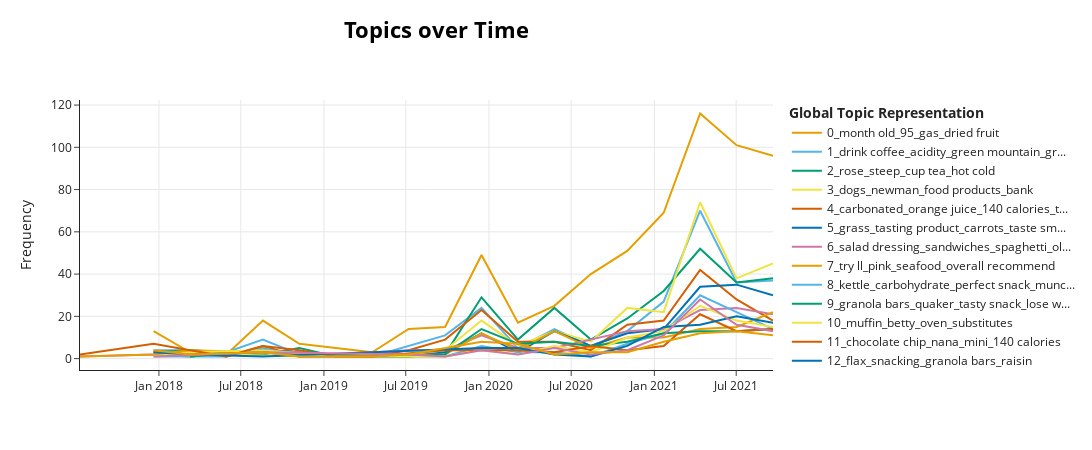

Here is the notebook cell this chart was saved with:
### Code cell
topics_over_time = model.topic_model.topics_over_time(docs=train.text, 
                                                timestamps=train.date, 
                                                global_tuning=True, 
                                                evolution_tuning=True, 
                                                nr_bins=20)
model.topic_model.visualize_topics_over_time(topics_over_time, top_n_topics=15)

### Figure 1 — Plotly figure (JSON) as saved in the notebook; plotly's stock layout.template omitted (floating-point values rounded to 4 significant figures)
{"data": [{"hoverinfo": "text", "hovertext": ["<b>Topic 0</b><br>Words: 10 years, disappeared, purchased amazon, surprisingly good, tasting like", "<b>Topic 0</b><br>Words: snacking, month old, 95, gas, dried fruit", "<b>Topic 0</b><br>Words: high price, month old, 95, gas, dried fruit", "<b>Topic 0</b><br>Words: delicious definitely, cheaper amazon, healthy snacks, did research, dried fruit", "<b>Topic 0</b><br>Words: bit expensive, dried fruit, candies, 95, gas", "<b>Topic 0</b><br>Words: candies, month old, 95, gas, dried fruit", "<b>Topic 0</b><br>Words: month old, 95, gas, dried fruit, wal", "<b>Topic 0</b><br>Words: associated, cane sugar, resist, carbohydrate, candies", "<b>Topic 0</b><br>Words: risk, 48, healthy low, recommend like, melts", "<b>Topic 0</b><br>Words: enjoys, birthday, brother, roll, buy store", "<b>Topic 0</b><br>Words: cheapest, regular price, digestion, floor, dried fruit", "<b>Topic 0</b><br>Words: slow, boys, 44, eat bag, healthy snacks", "<b>Topic 0</b><br>Words: reordered, 50 cents, nice size, healthy snacks, coupons", "<b>Topic 0</b><br>Words: wholesale, make nice, store great, ounce bags, product love", "<b>Topic 0</b><br>Words: pecans, wrap, flavor best, raisins, opened box", "<b>Topic 0</b><br>Words: 95, time ordered, coupon, month old, btw", "<b>Topic 0</b><br>Words: month old, lids, pound bag, opened box, chunky", "<b>Topic 0</b><br>Words: healthy tasty, wal, coupon, tree, peas"], "marker": {"color": "#E69F00"}, "mode": "lines", "name": "0_month old_95_gas_dried fruit", "type": "scatter", "x": ["2017-12-20T04:48:00", "2018-03-10T19:12:00", "2018-05-30T09:36:00", "2018-08-19T00:00:00", "2018-11-07T14:24:00", "2019-01-27T04:48:00", "2019-04-17T19:12:00", "2019-07-07T09:36:00", "2019-09-26T00:00:00", "2019-12-15T14:24:00", "2020-03-05T04:48:00", "2020-05-24T19:12:00", "2020-08-13T09:36:00", "2020-11-02T00:00:00", "2021-01-21T14:24:00", "2021-04-12T04:48:00", "2021-07-01T19:12:00", "2021-09-20T09:36:00"], "y": [13, 3, 2, 18, 7, 5, 3, 14, 15, 49, 17, 25, 40, 51, 69, 116, 101, 96]}, {"hoverinfo": "text", "hovertext": ["<b>Topic 1</b><br>Words: runny, decaf, drink coffee, acidity, green mountain", "<b>Topic 1</b><br>Words: select, acidity, drink coffee, community, freshly", "<b>Topic 1</b><br>Words: drink coffee, acidity, green mountain, creamer, grind", "<b>Topic 1</b><br>Words: drip, particular flavor, coupon, grind, creamer", "<b>Topic 1</b><br>Words: store great, quit, drink coffee, acidity, green mountain", "<b>Topic 1</b><br>Words: drink coffee, drip, acidity, green mountain, creamer", "<b>Topic 1</b><br>Words: drink coffee, community, drip, acidity, green mountain", "<b>Topic 1</b><br>Words: products ve, drink coffee, acidity, green mountain, grind", "<b>Topic 1</b><br>Words: powdery, balanced, wonderful flavor, cup tea, labeled", "<b>Topic 1</b><br>Words: jump, writing review, fair trade, good cup, nice taste", "<b>Topic 1</b><br>Words: make cup, acidity, batches, drink coffee, green mountain", "<b>Topic 1</b><br>Words: calories fat, wonderful flavor, creamer, splenda, drink coffee", "<b>Topic 1</b><br>Words: chemical taste, product love, plastic bag, different flavors, sip", "<b>Topic 1</b><br>Words: different brands, decaf, expect taste, mornings, newman", "<b>Topic 1</b><br>Words: darker, green mountain, flavor rich, recommend buying, degrees", "<b>Topic 1</b><br>Words: community, drink coffee, creamer, odor, regular price", "<b>Topic 1</b><br>Words: community, acidity, bodied, drink coffee, green mountain", "<b>Topic 1</b><br>Words: drip, grind, fair price, mornings, hearing"], "marker": {"color": "#56B4E9"}, "mode": "lines", "name": "1_drink coffee_acidity_green mountain_gr...", "type": "scatter", "x": ["2017-12-20T04:48:00", "2018-03-10T19:12:00", "2018-05-30T09:36:00", "2018-08-19T00:00:00", "2018-11-07T14:24:00", "2019-01-27T04:48:00", "2019-04-17T19:12:00", "2019-07-07T09:36:00", "2019-09-26T00:00:00", "2019-12-15T14:24:00", "2020-03-05T04:48:00", "2020-05-24T19:12:00", "2020-08-13T09:36:00", "2020-11-02T00:00:00", "2021-01-21T14:24:00", "2021-04-12T04:48:00", "2021-07-01T19:12:00", "2021-09-20T09:36:00"], "y": [4, 4, 3, 9, 2, 2, 1, 6, 11, 24, 5, 14, 6, 13, 27, 70, 36, 37]}, {"hoverinfo": "text", "hovertext": ["<b>Topic 2</b><br>Words: product comes, good fresh, usually use, english, rose", "<b>Topic 2</b><br>Words: rose, hearing, phase, use good, gallon", "<b>Topic 2</b><br>Words: rose, steep, cup tea, hot cold, sip", "<b>Topic 2</b><br>Words: evening, rose, steep, cup tea, hot cold", "<b>Topic 2</b><br>Words: boiling, rose, steep, cup tea, grass", "<b>Topic 2</b><br>Words: rose, steep, cup tea, sip, earthy", "<b>Topic 2</b><br>Words: evening, rose, steep, cup tea, hot cold", "<b>Topic 2</b><br>Words: noticeable, cup tea, drink great, english, smoothies", "<b>Topic 2</b><br>Words: hawaiian, snob, moment, visiting, ratio", "<b>Topic 2</b><br>Words: doesnt, peaches, price time, flavor excellent, cup tea", "<b>Topic 2</b><br>Words: pressure, hot cold, worth penny, skip, steep", "<b>Topic 2</b><br>Words: guest, tasting like, cup tea, hot cold, drops", "<b>Topic 2</b><br>Words: boiling, flavorings, afghanistan, smells wonderful, fair price", "<b>Topic 2</b><br>Words: dust, cup tea, hot cold, kind like, earthy", "<b>Topic 2</b><br>Words: root, rose, quit, sip, cup tea", "<b>Topic 2</b><br>Words: cold water, steep, rose, sickly sweet, dissolves"], "marker": {"color": "#009E73"}, "mode": "lines", "name": "2_rose_steep_cup tea_hot cold", "type": "scatter", "x": ["2017-12-20T04:48:00", "2018-03-10T19:12:00", "2018-08-19T00:00:00", "2018-11-07T14:24:00", "2019-01-27T04:48:00", "2019-07-07T09:36:00", "2019-09-26T00:00:00", "2019-12-15T14:24:00", "2020-03-05T04:48:00", "2020-05-24T19:12:00", "2020-08-13T09:36:00", "2020-11-02T00:00:00", "2021-01-21T14:24:00", "2021-04-12T04:48:00", "2021-07-01T19:12:00", "2021-09-20T09:36:00"], "y": [3, 4, 2, 5, 1, 2, 2, 29, 9, 24, 9, 19, 32, 52, 36, 38]}, {"hoverinfo": "text", "hovertext": ["<b>Topic 3</b><br>Words: bites, newman, healthy food, country, bank", "<b>Topic 3</b><br>Words: pink, newman, food products, animal, peas", "<b>Topic 3</b><br>Words: pronounce, minimum, dogs, newman, food products", "<b>Topic 3</b><br>Words: dogs, newman, food products, country, used buy", "<b>Topic 3</b><br>Words: alike, amazon sells, swallow, specialty, eat bag", "<b>Topic 3</b><br>Words: wholesome, newman, food products, animal, peas", "<b>Topic 3</b><br>Words: newman, hell, food products, adult, years tried", "<b>Topic 3</b><br>Words: gas, granted, lead, dogs, newman", "<b>Topic 3</b><br>Words: newman, weather, wouldn eat, digestion, farms", "<b>Topic 3</b><br>Words: younger, miles, minimum, healthy food, pound bag", "<b>Topic 3</b><br>Words: country, food products, blueberries, newman, pocket", "<b>Topic 3</b><br>Words: reading reviews, dogs, noticeably, encountered, make healthy", "<b>Topic 3</b><br>Words: promise, dogs, food products, ill, bank", "<b>Topic 3</b><br>Words: companies, failure, floor, used buy, newman", "<b>Topic 3</b><br>Words: peas, dogs, didn realize, holes, newman"], "marker": {"color": "#F0E442"}, "mode": "lines", "name": "3_dogs_newman_food products_bank", "type": "scatter", "x": ["2017-12-20T04:48:00", "2018-03-10T19:12:00", "2018-05-30T09:36:00", "2018-11-07T14:24:00", "2019-07-07T09:36:00", "2019-09-26T00:00:00", "2019-12-15T14:24:00", "2020-03-05T04:48:00", "2020-05-24T19:12:00", "2020-08-13T09:36:00", "2020-11-02T00:00:00", "2021-01-21T14:24:00", "2021-04-12T04:48:00", "2021-07-01T19:12:00", "2021-09-20T09:36:00"], "y": [2, 1, 2, 1, 2, 4, 18, 6, 13, 8, 24, 22, 74, 38, 45]}, {"hoverinfo": "text", "hovertext": ["<b>Topic 4</b><br>Words: cheaper just, surprisingly good, carbonated, orange juice, 140 calories", "<b>Topic 4</b><br>Words: eat like, best way, orange juice, 140 calories, tang", "<b>Topic 4</b><br>Words: different tastes, 8oz, carbonated, orange juice, beverage", "<b>Topic 4</b><br>Words: best deal, amazon just, whey, quality great, orange juice", "<b>Topic 4</b><br>Words: carbonated, orange juice, 140 calories, tang, fewer", "<b>Topic 4</b><br>Words: carbonated, orange juice, 140 calories, tang, fewer", "<b>Topic 4</b><br>Words: pace, tasty nice, carbonated, orange juice, artificial flavors", "<b>Topic 4</b><br>Words: carbonated, drink great, price little, 34, sip", "<b>Topic 4</b><br>Words: carbonated, particular flavor, does contain, vine program, ve fan", "<b>Topic 4</b><br>Words: particular flavor, nectar, makes nice, faint, swallow", "<b>Topic 4</b><br>Words: expect taste, replaced, nice taste, peaches, orange juice", "<b>Topic 4</b><br>Words: requirement, sip, carbonated, orange juice, artificial flavors", "<b>Topic 4</b><br>Words: ll stick, beverage, 140, carbonated, sampled", "<b>Topic 4</b><br>Words: carbonated, surprised taste, class, tang, carbohydrates", "<b>Topic 4</b><br>Words: orange juice, carbonated, artificial flavors, gallon, 140 calories", "<b>Topic 4</b><br>Words: carbonated, orange juice, make nice, tang, smoother", "<b>Topic 4</b><br>Words: orange juice, tang, sampled, carbonated, high calories"], "marker": {"color": "#D55E00"}, "mode": "lines", "name": "4_carbonated_orange juice_140 calories_t...", "type": "scatter", "x": ["2017-12-20T04:48:00", "2018-03-10T19:12:00", "2018-05-30T09:36:00", "2018-08-19T00:00:00", "2018-11-07T14:24:00", "2019-04-17T19:12:00", "2019-07-07T09:36:00", "2019-09-26T00:00:00", "2019-12-15T14:24:00", "2020-03-05T04:48:00", "2020-05-24T19:12:00", "2020-08-13T09:36:00", "2020-11-02T00:00:00", "2021-01-21T14:24:00", "2021-04-12T04:48:00", "2021-07-01T19:12:00", "2021-09-20T09:36:00"], "y": [3, 3, 1, 6, 1, 1, 4, 9, 23, 8, 8, 4, 16, 18, 42, 28, 18]}, {"hoverinfo": "text", "hovertext": ["<b>Topic 5</b><br>Words: price little, smoothies, grass, tasting product, carrots", "<b>Topic 5</b><br>Words: amazon really, tempted, bought brand, brother, grass", "<b>Topic 5</b><br>Words: flavor rich, grass, tasting product, carrots, taste smooth", "<b>Topic 5</b><br>Words: chemical taste, grass, tasting product, carrots, taste smooth", "<b>Topic 5</b><br>Words: product used, competitive, grass, tasting product, carrots", "<b>Topic 5</b><br>Words: boys, earthy, fragrance, shelf life, local health", "<b>Topic 5</b><br>Words: price time, ll like, grass, carrots, taste smooth", "<b>Topic 5</b><br>Words: carrots, like maybe, timely manner, different brands, peas", "<b>Topic 5</b><br>Words: obvious, rinse, grass, tasting product, carrots", "<b>Topic 5</b><br>Words: time ordered, product comes, adding water, thought good, clumps", "<b>Topic 5</b><br>Words: taste smooth, row, carrots, does contain, tasty sweet", "<b>Topic 5</b><br>Words: tasting product, grass, able buy, bakery, preparing", "<b>Topic 5</b><br>Words: taste smooth, 50 cents, smells wonderful, particular flavor, thank goodness", "<b>Topic 5</b><br>Words: thought good, expect taste, different tastes, exceptional, substitutes"], "marker": {"color": "#0072B2"}, "mode": "lines", "name": "5_grass_tasting product_carrots_taste sm...", "type": "scatter", "x": ["2018-03-10T19:12:00", "2018-08-19T00:00:00", "2019-04-17T19:12:00", "2019-07-07T09:36:00", "2019-09-26T00:00:00", "2019-12-15T14:24:00", "2020-03-05T04:48:00", "2020-05-24T19:12:00", "2020-08-13T09:36:00", "2020-11-02T00:00:00", "2021-01-21T14:24:00", "2021-04-12T04:48:00", "2021-07-01T19:12:00", "2021-09-20T09:36:00"], "y": [1, 4, 1, 1, 3, 12, 3, 13, 6, 12, 14, 34, 35, 30]}, {"hoverinfo": "text", "hovertext": ["<b>Topic 6</b><br>Words: 110, carbohydrate, orange juice, salad dressing, sandwiches", "<b>Topic 6</b><br>Words: salad dressing, salsa, sandwiches, pace, taste hot", "<b>Topic 6</b><br>Words: salad dressing, sandwiches, pace, taste hot, calories serving", "<b>Topic 6</b><br>Words: salad dressing, salsa, sandwiches, taste hot, calories serving", "<b>Topic 6</b><br>Words: salad dressing, sandwiches, pace, taste hot, calories serving", "<b>Topic 6</b><br>Words: salad dressing, salsa, sandwiches, taste hot, dipping", "<b>Topic 6</b><br>Words: dipping, rolls, thai, salad dressing, salsa", "<b>Topic 6</b><br>Words: pulled, favorite flavors, rep, salad dressing, herbs", "<b>Topic 6</b><br>Words: herbs, tuna, salad dressing, pace, taste hot", "<b>Topic 6</b><br>Words: burn, like use, salad dressing, olive oil, herbs", "<b>Topic 6</b><br>Words: afghanistan, summary, smoky, 110, salad dressing", "<b>Topic 6</b><br>Words: disappoint, calories serving, writing review, 110, btw", "<b>Topic 6</b><br>Words: salad dressing, olive oil, smoky, health conscious, try product", "<b>Topic 6</b><br>Words: japan, taste hot, salad dressing, recommend like, clumps", "<b>Topic 6</b><br>Words: sandwiches, salad dressing, shaped, excellent flavor, good things"], "marker": {"color": "#CC79A7"}, "mode": "lines", "name": "6_salad dressing_sandwiches_spaghetti_ol...", "type": "scatter", "x": ["2017-07-10T09:18:43.200000", "2017-12-20T04:48:00", "2018-03-10T19:12:00", "2018-08-19T00:00:00", "2019-01-27T04:48:00", "2019-07-07T09:36:00", "2019-09-26T00:00:00", "2019-12-15T14:24:00", "2020-03-05T04:48:00", "2020-05-24T19:12:00", "2020-11-02T00:00:00", "2021-01-21T14:24:00", "2021-04-12T04:48:00", "2021-07-01T19:12:00", "2021-09-20T09:36:00"], "y": [1, 2, 1, 4, 2, 4, 4, 11, 5, 5, 13, 14, 23, 24, 21]}, {"hoverinfo": "text", "hovertext": ["<b>Topic 7</b><br>Words: beef, tuna, try ll, caught, pink", "<b>Topic 7</b><br>Words: think good, tuna, beef, try ll, caught", "<b>Topic 7</b><br>Words: 12 ounces, beef, tuna, try ll, caught", "<b>Topic 7</b><br>Words: eat plain, use regular, tuna, beef, caught", "<b>Topic 7</b><br>Words: totally worth, beef, tuna, try ll, pink", "<b>Topic 7</b><br>Words: olive oil, tuna, try ll, caught, pink", "<b>Topic 7</b><br>Words: continue buy, tuna, beef, try ll, caught", "<b>Topic 7</b><br>Words: pouring, eat bag, calories serving, tasty snack, tuna", "<b>Topic 7</b><br>Words: tuna, beef, try ll, caught, olive oil", "<b>Topic 7</b><br>Words: beef, crap, try ll, replaced, price really", "<b>Topic 7</b><br>Words: resist, seafood, consumer, try ll, pink", "<b>Topic 7</b><br>Words: tuna, beef, amazon better, soooo, trips", "<b>Topic 7</b><br>Words: anti, clumps, goes long, lead, coast", "<b>Topic 7</b><br>Words: flavor excellent, water add, able purchase, weather, miles", "<b>Topic 7</b><br>Words: tuna, shipments, overall recommend, caught, great products", "<b>Topic 7</b><br>Words: afghanistan, seafood, perfect snack, product love, coupon"], "marker": {"color": "#E69F00"}, "mode": "lines", "name": "7_try ll_pink_seafood_overall recommend", "type": "scatter", "x": ["2017-07-10T09:18:43.200000", "2017-12-20T04:48:00", "2018-03-10T19:12:00", "2018-08-19T00:00:00", "2018-11-07T14:24:00", "2019-07-07T09:36:00", "2019-09-26T00:00:00", "2019-12-15T14:24:00", "2020-03-05T04:48:00", "2020-05-24T19:12:00", "2020-08-13T09:36:00", "2020-11-02T00:00:00", "2021-01-21T14:24:00", "2021-04-12T04:48:00", "2021-07-01T19:12:00", "2021-09-20T09:36:00"], "y": [1, 2, 4, 3, 1, 2, 2, 12, 4, 13, 5, 10, 10, 14, 15, 22]}, {"hoverinfo": "text", "hovertext": ["<b>Topic 8</b><br>Words: artificial flavors, lecithin, fats, carbohydrate, 20g", "<b>Topic 8</b><br>Words: kettle, carbohydrate, perfect snack, munching, coupons", "<b>Topic 8</b><br>Words: carbohydrate, perfect snack, munching, coupons, dip", "<b>Topic 8</b><br>Words: tip, hard eat, chocolate chip, toddler, 3g", "<b>Topic 8</b><br>Words: kettle, carbohydrate, perfect snack, munching, coupons", "<b>Topic 8</b><br>Words: kettle, carbohydrate, perfect snack, munching, coupons", "<b>Topic 8</b><br>Words: perfect snack, smoky, salsa, dip, carbohydrate", "<b>Topic 8</b><br>Words: large quantity, cheaper amazon, kettle, carbohydrate, 20g", "<b>Topic 8</b><br>Words: perfect snack, kettle, carbohydrate, coupons, munching", "<b>Topic 8</b><br>Words: kettle, carbohydrate, perfect snack, 20g, coupons", "<b>Topic 8</b><br>Words: won buy, similar taste, carrots, tasty snack, carbohydrate", "<b>Topic 8</b><br>Words: kettle, coupons, like cinnamon, small package, good fresh", "<b>Topic 8</b><br>Words: kettle, carbohydrate, 20g, flakes, variation", "<b>Topic 8</b><br>Words: kettle, powdery, cheddar, nutritional value, bought case", "<b>Topic 8</b><br>Words: 3g, preparing, 24 pack, fancy, dip"], "marker": {"color": "#56B4E9"}, "mode": "lines", "name": "8_kettle_carbohydrate_perfect snack_munc...", "type": "scatter", "x": ["2017-12-20T04:48:00", "2018-03-10T19:12:00", "2018-05-30T09:36:00", "2018-08-19T00:00:00", "2018-11-07T14:24:00", "2019-09-26T00:00:00", "2019-12-15T14:24:00", "2020-03-05T04:48:00", "2020-05-24T19:12:00", "2020-08-13T09:36:00", "2020-11-02T00:00:00", "2021-01-21T14:24:00", "2021-04-12T04:48:00", "2021-07-01T19:12:00", "2021-09-20T09:36:00"], "y": [1, 1, 1, 5, 1, 1, 6, 3, 3, 1, 7, 12, 30, 22, 14]}, {"hoverinfo": "text", "hovertext": ["<b>Topic 9</b><br>Words: candies, like don, granola bars, tasty snack, lose weight", "<b>Topic 9</b><br>Words: eat box, healthy snacks, betty, granola bars, quaker", "<b>Topic 9</b><br>Words: roll, granola bars, quaker, raisins, lose weight", "<b>Topic 9</b><br>Words: granola bars, quaker, raisins, lose weight, non dairy", "<b>Topic 9</b><br>Words: granola bars, quaker, raisins, lose weight, non dairy", "<b>Topic 9</b><br>Words: granola bars, quaker, raisins, lose weight, non dairy", "<b>Topic 9</b><br>Words: skip, granola bars, quaker, lose weight, non dairy", "<b>Topic 9</b><br>Words: roll, granola bars, phase, tapioca, healthy tasty", "<b>Topic 9</b><br>Words: crust, did great, overall recommend, texture great, granola bars", "<b>Topic 9</b><br>Words: delicious definitely, boxes pack, quaker, healthy tasty, granola bars", "<b>Topic 9</b><br>Words: purchases, lose weight, cup tea, raisin, granola bars", "<b>Topic 9</b><br>Words: production, size just, nutty flavor, granola bars, raisins", "<b>Topic 9</b><br>Words: quaker, tasty nice, nice change, granola bars, non dairy", "<b>Topic 9</b><br>Words: ratio, wonderful alternative, non dairy, chocolate chip, granola bars", "<b>Topic 9</b><br>Words: granola bars, cashews, shaped, best deal, almonds", "<b>Topic 9</b><br>Words: granola bars, cheaper amazon, lose weight, don expect, low cal"], "marker": {"color": "#009E73"}, "mode": "lines", "name": "9_granola bars_quaker_tasty snack_lose w...", "type": "scatter", "x": ["2018-03-10T19:12:00", "2018-08-19T00:00:00", "2018-11-07T14:24:00", "2019-01-27T04:48:00", "2019-04-17T19:12:00", "2019-07-07T09:36:00", "2019-09-26T00:00:00", "2019-12-15T14:24:00", "2020-03-05T04:48:00", "2020-05-24T19:12:00", "2020-08-13T09:36:00", "2020-11-02T00:00:00", "2021-01-21T14:24:00", "2021-04-12T04:48:00", "2021-07-01T19:12:00", "2021-09-20T09:36:00"], "y": [1, 4, 2, 2, 1, 1, 2, 14, 7, 8, 6, 8, 12, 13, 13, 14]}, {"hoverinfo": "text", "hovertext": ["<b>Topic 10</b><br>Words: crust, muffin, betty, oven, substitutes", "<b>Topic 10</b><br>Words: changes, muffin, betty, oven, blueberries", "<b>Topic 10</b><br>Words: salad dressing, frosting, muffin, betty, oven", "<b>Topic 10</b><br>Words: zip lock, roll, muffin, betty, oven", "<b>Topic 10</b><br>Words: suffer, muffin, betty, substitutes, blueberries", "<b>Topic 10</b><br>Words: muffin, betty, oven, substitutes, blueberries", "<b>Topic 10</b><br>Words: shrimp, orange juice, muffin, oven, substitutes", "<b>Topic 10</b><br>Words: muffin, gf, betty, oven, substitutes", "<b>Topic 10</b><br>Words: reordered, water add, texture great, blueberries, muffin", "<b>Topic 10</b><br>Words: identical, muffin, betty, oven, substitutes", "<b>Topic 10</b><br>Words: gf, tip, cons, diabetes, reading reviews", "<b>Topic 10</b><br>Words: substitutes, biting, unfortunate, melts, muffin", "<b>Topic 10</b><br>Words: betty, sliced, oven, substitutes, tapioca", "<b>Topic 10</b><br>Words: giving stars, falls, dust, frosting, coast", "<b>Topic 10</b><br>Words: muffin, betty, smells wonderful, taste subtle, company makes"], "marker": {"color": "#F0E442"}, "mode": "lines", "name": "10_muffin_betty_oven_substitutes", "type": "scatter", "x": ["2017-12-20T04:48:00", "2018-03-10T19:12:00", "2018-08-19T00:00:00", "2019-01-27T04:48:00", "2019-07-07T09:36:00", "2019-09-26T00:00:00", "2019-12-15T14:24:00", "2020-03-05T04:48:00", "2020-05-24T19:12:00", "2020-08-13T09:36:00", "2020-11-02T00:00:00", "2021-01-21T14:24:00", "2021-04-12T04:48:00", "2021-07-01T19:12:00", "2021-09-20T09:36:00"], "y": [1, 3, 4, 1, 1, 1, 4, 2, 6, 3, 10, 13, 25, 18, 15]}, {"hoverinfo": "text", "hovertext": ["<b>Topic 11</b><br>Words: holes, chocolate chip, nana, mini, raisin", "<b>Topic 11</b><br>Words: raisins, pronounce, melt mouth, chocolate chip, nana", "<b>Topic 11</b><br>Words: nana, hard eat, melt mouth, decaf, chocolate chip", "<b>Topic 11</b><br>Words: eat box, chocolate chip, nana, raisins, high calories", "<b>Topic 11</b><br>Words: bit sweet, healthy tasty, chocolate chip, mini, 140 calories", "<b>Topic 11</b><br>Words: chocolate chip, tasting like, nana, raisins, 140 calories", "<b>Topic 11</b><br>Words: chocolate chip, nana, mini, 140 calories, quaker", "<b>Topic 11</b><br>Words: quaker, chocolate chip, nana, mini, 140 calories", "<b>Topic 11</b><br>Words: did great, high calories, toddler, fragrance, wholesome", "<b>Topic 11</b><br>Words: tree, snob, chocolate chip, 140 calories, raisin", "<b>Topic 11</b><br>Words: good cup, raisins, chocolate chip, nana, oven", "<b>Topic 11</b><br>Words: pronounce, store great, ll definitely, food allergies, quaker", "<b>Topic 11</b><br>Words: tapioca, eat day, calories serving, 140, chocolate chip", "<b>Topic 11</b><br>Words: mini, bites, chocolate chip, 140 calories, raisin", "<b>Topic 11</b><br>Words: amazon cheaper, time eating, chocolate chip, raisins, oven", "<b>Topic 11</b><br>Words: chocolate chip, healthy ingredients, tang, mini, healthy low", "<b>Topic 11</b><br>Words: 140 calories, bit high, warned, healthy snacks, raisin", "<b>Topic 11</b><br>Words: chocolate chip, raisin, mini, bit sweet, planning"], "marker": {"color": "#D55E00"}, "mode": "lines", "name": "11_chocolate chip_nana_mini_140 calories", "type": "scatter", "x": ["2017-07-10T09:18:43.200000", "2017-12-20T04:48:00", "2018-03-10T19:12:00", "2018-05-30T09:36:00", "2018-08-19T00:00:00", "2018-11-07T14:24:00", "2019-01-27T04:48:00", "2019-04-17T19:12:00", "2019-09-26T00:00:00", "2019-12-15T14:24:00", "2020-03-05T04:48:00", "2020-05-24T19:12:00", "2020-08-13T09:36:00", "2020-11-02T00:00:00", "2021-01-21T14:24:00", "2021-04-12T04:48:00", "2021-07-01T19:12:00", "2021-09-20T09:36:00"], "y": [2, 7, 4, 1, 6, 4, 1, 1, 4, 4, 4, 3, 6, 4, 6, 21, 13, 14]}, {"hoverinfo": "text", "hovertext": ["<b>Topic 12</b><br>Words: lowest, flax, granola bars, raisin, 12 ounces", "<b>Topic 12</b><br>Words: flax, snacking, granola bars, raisin, 12 ounces", "<b>Topic 12</b><br>Words: flax, granola bars, raisin, 12 ounces, boxes pack", "<b>Topic 12</b><br>Words: great products, cheapest, flax, granola bars, raisin", "<b>Topic 12</b><br>Words: ve fan, looking forward, mini, flax, granola bars", "<b>Topic 12</b><br>Words: ounce bags, healthy food, snacking, flax, granola bars", "<b>Topic 12</b><br>Words: flax, snacking, granola bars, raisin, 12 ounces", "<b>Topic 12</b><br>Words: bran, raisin, recommend buying, whey, diabetes", "<b>Topic 12</b><br>Words: flax, granola bars, coupons, recommendation, maple syrup", "<b>Topic 12</b><br>Words: cinnamon taste, nutrients, hearty, years tried, carbohydrates", "<b>Topic 12</b><br>Words: boxes pack, bran, 12 ounces, mornings, smoothies", "<b>Topic 12</b><br>Words: flakes, bran, raisin, 12 ounces, taste definitely"], "marker": {"color": "#0072B2"}, "mode": "lines", "name": "12_flax_snacking_granola bars_raisin", "type": "scatter", "x": ["2017-12-20T04:48:00", "2018-03-10T19:12:00", "2018-08-19T00:00:00", "2019-12-15T14:24:00", "2020-03-05T04:48:00", "2020-05-24T19:12:00", "2020-08-13T09:36:00", "2020-11-02T00:00:00", "2021-01-21T14:24:00", "2021-04-12T04:48:00", "2021-07-01T19:12:00", "2021-09-20T09:36:00"], "y": [3, 2, 1, 5, 5, 2, 1, 6, 15, 16, 20, 17]}, {"hoverinfo": "text", "hovertext": ["<b>Topic 13</b><br>Words: taste smooth, keurig, lids, green mountain, cider", "<b>Topic 13</b><br>Words: tried far, keurig, lids, green mountain, cider", "<b>Topic 13</b><br>Words: keurig, lids, green mountain, cider, sip", "<b>Topic 13</b><br>Words: keurig, lids, green mountain, cider, sip", "<b>Topic 13</b><br>Words: member, lowest, plastic bag, keurig, green mountain", "<b>Topic 13</b><br>Words: cider, drink coffee, keurig, green mountain, member", "<b>Topic 13</b><br>Words: make cup, keurig, lids, green mountain, cider", "<b>Topic 13</b><br>Words: ease, keurig, green mountain, cider, sip", "<b>Topic 13</b><br>Words: grateful, wholesale, green mountain, keurig, cider", "<b>Topic 13</b><br>Words: keurig, guest, flavor rich, recommend buying, spilled", "<b>Topic 13</b><br>Words: keurig, lids, 50 cents, numerous, buy store", "<b>Topic 13</b><br>Words: keurig, sounds, smallest, ordered boxes, flavor way", "<b>Topic 13</b><br>Words: lids, cider, keurig, like original, store great"], "marker": {"color": "#CC79A7"}, "mode": "lines", "name": "13_keurig_lids_green mountain_cider", "type": "scatter", "x": ["2017-12-20T04:48:00", "2018-08-19T00:00:00", "2019-07-07T09:36:00", "2019-09-26T00:00:00", "2019-12-15T14:24:00", "2020-03-05T04:48:00", "2020-05-24T19:12:00", "2020-08-13T09:36:00", "2020-11-02T00:00:00", "2021-01-21T14:24:00", "2021-04-12T04:48:00", "2021-07-01T19:12:00", "2021-09-20T09:36:00"], "y": [1, 3, 2, 1, 4, 2, 5, 2, 4, 11, 28, 16, 13]}, {"hoverinfo": "text", "hovertext": ["<b>Topic 14</b><br>Words: distinct, sweetner, swiss, splenda, non dairy", "<b>Topic 14</b><br>Words: lowest, swiss, keurig, distinct, non dairy", "<b>Topic 14</b><br>Words: 24 pack, swiss, grove, distinct, sweetner", "<b>Topic 14</b><br>Words: swiss, distinct, non dairy, 24 pack, earthy", "<b>Topic 14</b><br>Words: unfortunate, swiss, distinct, non dairy, 24 pack", "<b>Topic 14</b><br>Words: swiss, distinct, non dairy, 24 pack, earthy", "<b>Topic 14</b><br>Words: swiss, distinct, non dairy, 24 pack, earthy", "<b>Topic 14</b><br>Words: bitter like, regular price, order product, good mix, shakes", "<b>Topic 14</b><br>Words: melts, good mix, different brands, bodied, swiss", "<b>Topic 14</b><br>Words: semi, swiss, distinct, non dairy, sweetner", "<b>Topic 14</b><br>Words: keurig, swiss, distinct, non dairy, sweetner", "<b>Topic 14</b><br>Words: bit expensive, shipping fast, swiss, warned, 24 pack", "<b>Topic 14</b><br>Words: swiss, non dairy, earthy, falls, make cup", "<b>Topic 14</b><br>Words: warned, effects, cheaper just, pomegranate, candies", "<b>Topic 14</b><br>Words: melt mouth, green mountain, swiss, non dairy, sweetner", "<b>Topic 14</b><br>Words: phase, calories fat, taste hot, really does, carbohydrate"], "marker": {"color": "#E69F00"}, "mode": "lines", "name": "14_swiss_distinct_falls_non dairy", "type": "scatter", "x": ["2017-12-20T04:48:00", "2018-03-10T19:12:00", "2018-08-19T00:00:00", "2018-11-07T14:24:00", "2019-01-27T04:48:00", "2019-04-17T19:12:00", "2019-07-07T09:36:00", "2019-12-15T14:24:00", "2020-03-05T04:48:00", "2020-05-24T19:12:00", "2020-08-13T09:36:00", "2020-11-02T00:00:00", "2021-01-21T14:24:00", "2021-04-12T04:48:00", "2021-07-01T19:12:00", "2021-09-20T09:36:00"], "y": [4, 2, 3, 1, 1, 1, 2, 8, 7, 2, 3, 3, 8, 12, 13, 11]}], "layout": {"height": 450, "hoverlabel": {"bgcolor": "white", "font": {"family": "Rockwell", "size": 16}}, "legend": {"title": {"text": "<b>Global Topic Representation"}}, "title": {"font": {"color": "Black", "size": 22}, "text": "<b>Topics over Time</b>", "x": 0.4, "xanchor": "center", "y": 0.95, "yanchor": "top"}, "width": 1250, "xaxis": {"showgrid": true}, "yaxis": {"showgrid": true, "title": {"text": "Frequency"}}}}
